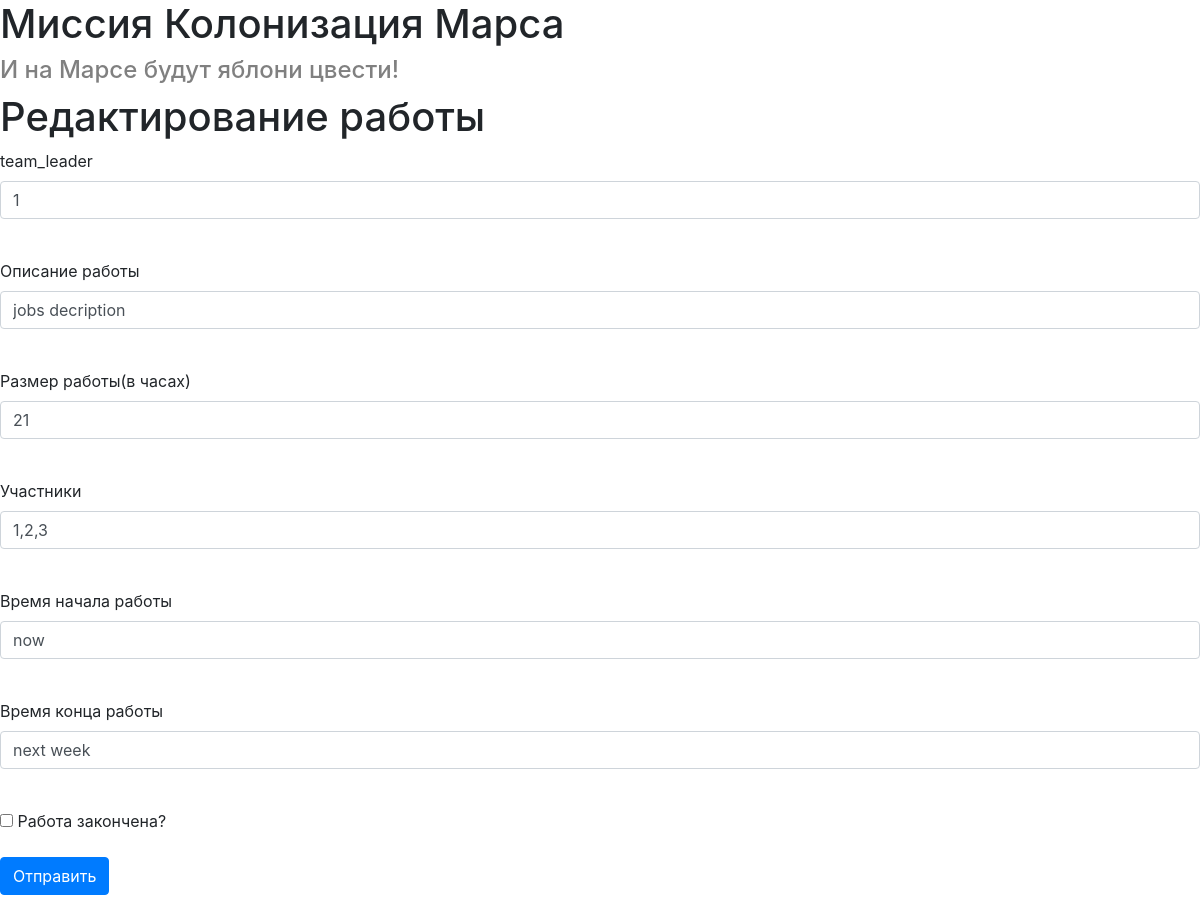
Page /job/5 (signed in) on the earlier database version.
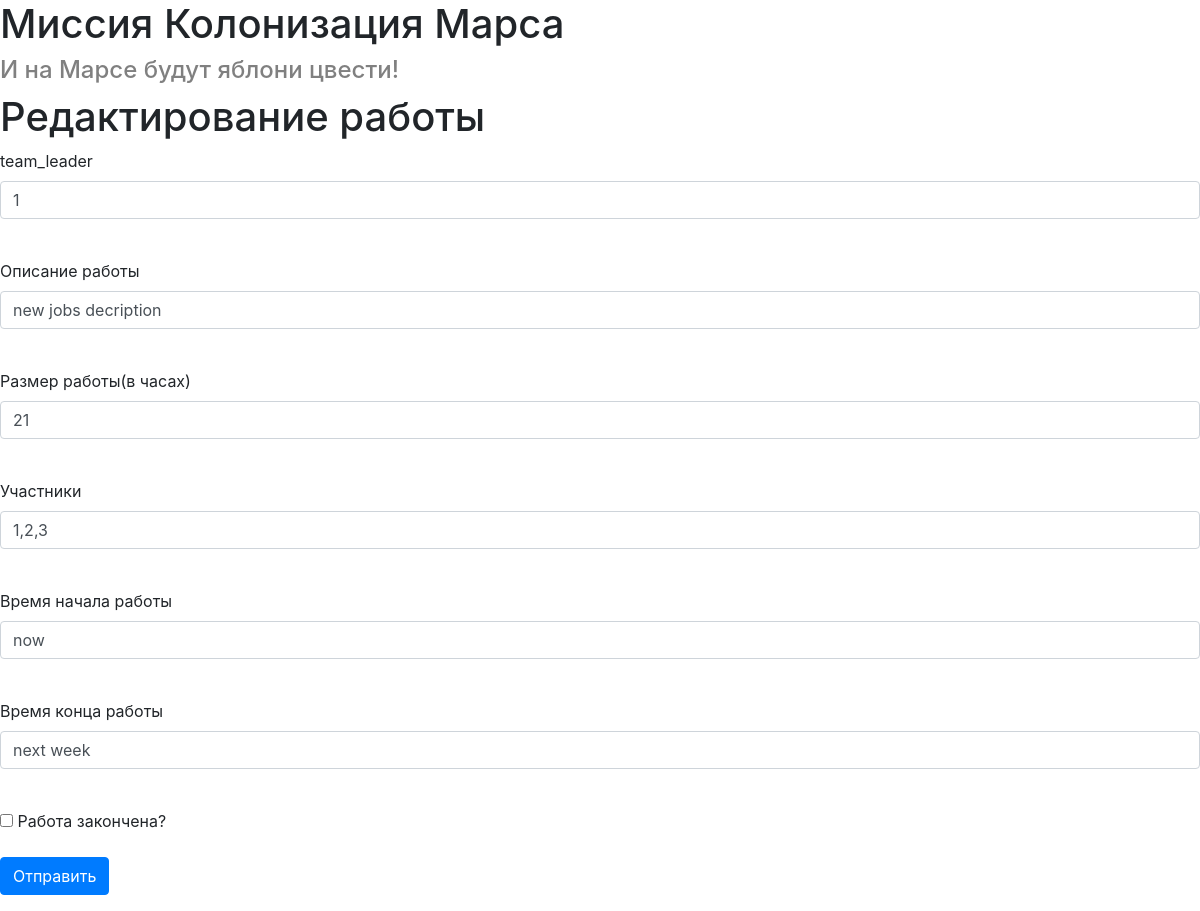
Same page on the later database version.
### data/jobs.py (models this page shows)
class Jobs(SqlAlchemyBase, SerializerMixin):
    __tablename__ = 'jobs'
    id = sqlalchemy.Column(sqlalchemy.Integer,
                           primary_key=True, autoincrement=True)
    team_leader = sqlalchemy.Column(sqlalchemy.Integer,
                                    sqlalchemy.ForeignKey("users.id"))
    user = orm.relation('User')
    job = sqlalchemy.Column(sqlalchemy.String)
    work_size = sqlalchemy.Column(sqlalchemy.Integer)
    collaborators = sqlalchemy.Column(sqlalchemy.String)
    start_date = sqlalchemy.Column(sqlalchemy.String)
    end_date = sqlalchemy.Column(sqlalchemy.String)
    is_finished = sqlalchemy.Column(sqlalchemy.Boolean)
    creator = sqlalchemy.Column(sqlalchemy.Integer)

### server.py (the view, shortened to what this page needs)
@app.route('/job/<int:id>', methods=['GET', 'POST'])
def edit_news(id):
    form = JobsForm()
    if request.method == "GET":
        session = db_session.create_session()
        job = session.query(Jobs).filter(Jobs.id == id).first()
        if job and (current_user.id == job.creator or current_user.id == 1):
            form.job.data = job.job
            form.team_leader.data = job.team_leader
            form.work_size.data = job.work_size
            form.collaborators.data = job.collaborators
            form.start_date.data = job.start_date
            form.end_date.data = job.end_date
            form.is_finished.data = job.is_finished
        else:
            abort(404)
    return render_template('edit_job.html', title='Редактирование работы',
                           form=form)

### server.py
class JobsForm(FlaskForm):
    team_leader = StringField('team_leader', validators=[DataRequired()])
    job = StringField('Описание работы', validators=[DataRequired()])
    work_size = StringField('Размер работы(в часах)',
                            validators=[DataRequired()])
    collaborators = StringField('Участники', validators=[DataRequired()])
    start_date = StringField('Время начала работы', validators=[DataRequired()])
    end_date = StringField('Время конца работы', validators=[DataRequired()])
    is_finished = BooleanField('Работа закончена?')
    submit = SubmitField('Отправить')

### data/db_session.py (called while the page is built)
def create_session() -> Session:
    global __factory
    return __factory()

### server.py (called while the page is built)
@login_manager.user_loader
def load_user(user_id):
    s = db_session.create_session()
    return s.query(User).get(user_id)

### templates/edit_job.html (shortened to what this page needs)
{% extends "base.html" %}
{% block content %}
<h1>Редактирование работы</h1>
<form action="" method="post">
    <p>
        {{ form.team_leader.label }}<br>
        {{ form.team_leader(class="form-control") }}<br>
    </p>
    <p>
        {{ form.job.label }}<br>
        {{ form.job(class="form-control") }}<br>
    </p>
    <p>
        {{ form.work_size.label }}<br>
        {{ form.work_size(class="form-control") }}<br>
    </p>
    <p>
        {{ form.collaborators.label }}<br>
        {{ form.collaborators(class="form-control") }}<br>
    </p>
    <p>
        {{ form.start_date.label }}<br>
        {{ form.start_date(class="form-control") }}<br>
    </p>
    <p>
        {{ form.end_date.label }}<br>
        {{ form.end_date(class="form-control") }}<br>
    </p>
    <p>{{ form.is_finished() }} {{ form.is_finished.label }}</p>
    <p>{{ form.submit(type="submit", class="btn btn-primary") }}</p>
</form>
{% endblock %}

Differences in the rows shown:
changed Jobs "now": job "jobs decription" → "new jobs decription"
